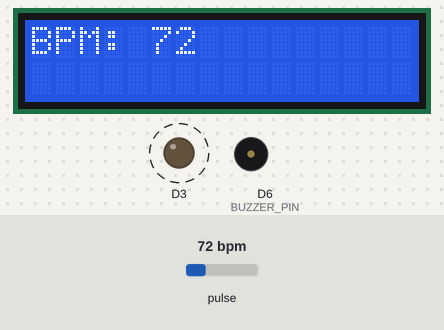
Simulated run of this sketch. Board: ESP8266 (NodeMCU). Shown: 16×2 character LCD, output pins drawn as LEDs (lit = HIGH), buzzer (waves = sounding). Dashed ring = blinking. Inputs (shaded band) come from the test bench; at power-on: pulse 72 bpm. What the sketch prints to the serial monitor is not drawn.

Above: at 2.4 s.
3.3 s: pulse set to 119 bpm
At 3.56 s:
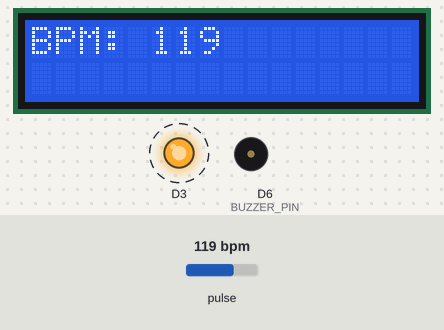
4.9 s: pulse set to 123 bpm
At 7.4 s:
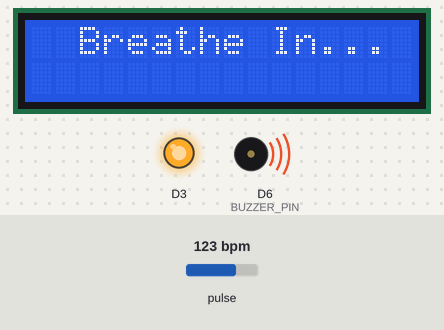
10.7 s: pulse set to 42 bpm
At 13.4 s:
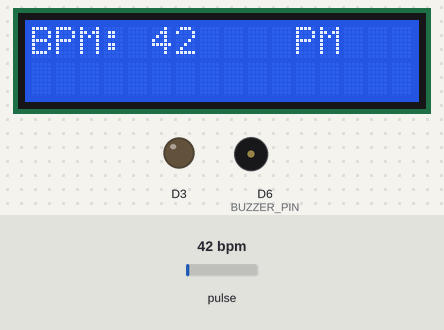
13.7 s: pulse set to 100 bpm
At 13.81 s:
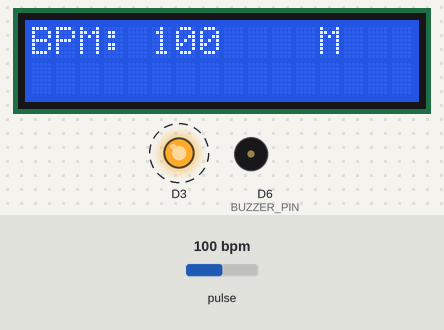
16.0 s: pulse set to 130 bpm
At 19.38 s:
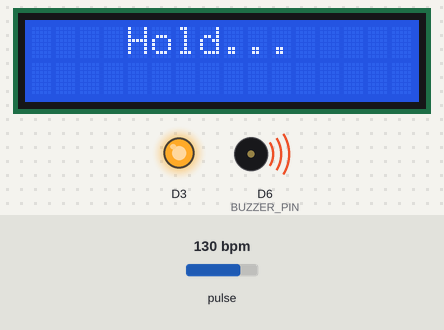
Timing chart, 0 to 19.5 s (numbered marks = the images above; inputs shaded):
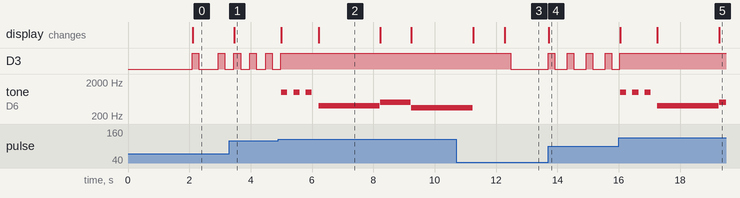

The sketch:

BPM_MONITOR.ino
```cpp
#include <PulseSensorPlayground.h>
#include <LiquidCrystal_I2C.h>

//-------------------- Pins and Thresholds
const int PulseWire = A0;      // Pulse sensor
const int LED_3 = D3;          // LED for pulse blink
const int BUZZER_PIN = D6;     // Active buzzer
int Threshold = 260;            // Sensor threshold
int DangerousBPM = 120;         // Dangerous BPM

//-------------------- Objects
PulseSensorPlayground pulseSensor;
LiquidCrystal_I2C lcd(0x27, 16, 2); // Your working LCD

//-------------------- Setup
void setup() {
  Serial.begin(115200);

  pinMode(BUZZER_PIN, OUTPUT);
  digitalWrite(BUZZER_PIN, LOW);

  // PulseSensor config
  pulseSensor.analogInput(PulseWire);
  pulseSensor.blinkOnPulse(LED_3);
  pulseSensor.setThreshold(Threshold);
  pulseSensor.begin();

  // LCD setup
  lcd.init();
  lcd.clear();
  lcd.backlight();
  lcd.setCursor(2,0);
  lcd.print("Pulse Monitor");
  lcd.setCursor(2,1);
  lcd.print("Initializing...");
  delay(2000);
  lcd.clear();
}

//-------------------- Loop
void loop() {
  int myBPM = pulseSensor.getBeatsPerMinute();

  if (pulseSensor.sawStartOfBeat()) {
    Serial.print("BPM: ");
    Serial.println(myBPM);

    // Display BPM
    lcd.setCursor(0,0);
    lcd.print("BPM: ");
    lcd.print(myBPM);
    lcd.print("    "); // Clear leftovers

    // Check dangerous BPM
    if(myBPM > DangerousBPM){
      alertBuzzer();
      startBreathingExercise();
    }
  }

  delay(20);
}

//-------------------- Buzzer Alert
void alertBuzzer(){
  // 3 short beeps
  for(int i=0;i<3;i++){
    tone(BUZZER_PIN, 1000); // 1kHz tone
    delay(200);
    noTone(BUZZER_PIN);
    delay(200);
  }
}

//-------------------- Breathing Exercise with Soft Buzzer
void startBreathingExercise(){
  // Inhale (2s)
  lcd.clear();
  lcd.setCursor(2,0);
  lcd.print("Breathe In...");
  tone(BUZZER_PIN, 400); // soft low tone
  delay(2000);
  noTone(BUZZER_PIN);

  // Hold (1s)
  lcd.clear();
  lcd.setCursor(4,0);
  lcd.print("Hold...");
  tone(BUZZER_PIN, 500); // gentle tone
  delay(1000);
  noTone(BUZZER_PIN);

  // Exhale (2s)
  lcd.clear();
  lcd.setCursor(2,0);
  lcd.print("Breathe Out");
  tone(BUZZER_PIN, 350); // soft calming tone
  delay(2000);
  noTone(BUZZER_PIN);

  // Back to BPM display
  lcd.clear();
  lcd.setCursor(2,0);
  lcd.print("Back to BPM");
  delay(1000);
}
```

Measured:
- the behaviour switches between 120 and 121 bpm on pulse (found by bisection; images 1 and 2)
- after the input at 3.3 s, D3: alternates HIGH for 0.21 s and LOW for 0.30 s, starting after 0.15 s; the display: changes after 0.16 s (image 1)
- after the input at 4.9 s, D3: goes on until 5.0 s, then stays HIGH; tone on D6 (BUZZER_PIN): plays 1000 Hz for 0.20 s, 1000 Hz for 0.20 s, 1000 Hz for 0.20 s, 400 Hz for 2.0 s, 500 Hz for 1.0 s, 350 Hz for 1.5 s, starting after 0.10 s; the display: first changes after 0.10 s (image 2 shows a later state)
- after the input at 10.7 s, D3: HIGH → LOW after 1.8 s; tone on D6 (BUZZER_PIN): goes on until 11.2 s, then stays silent; the display: first differs from a run without the input after 1.6 s (image 3)
- after the input at 13.7 s, D3: alternates HIGH for 0.21 s and LOW for 0.40 s, starting after 0.62 s; the display: changes at once (image 4)
- after the input at 16.0 s, tone on D6 (BUZZER_PIN): plays 1000 Hz for 0.20 s, 1000 Hz for 0.20 s, 1000 Hz for 0.20 s, 400 Hz for 2.0 s, 500 Hz for 0.23 s, starting after 0.05 s; the display: first changes after 0.05 s (image 5 shows a later state)
- by itself, D3: alternates HIGH for 0.21 s and LOW for 0.63 s
